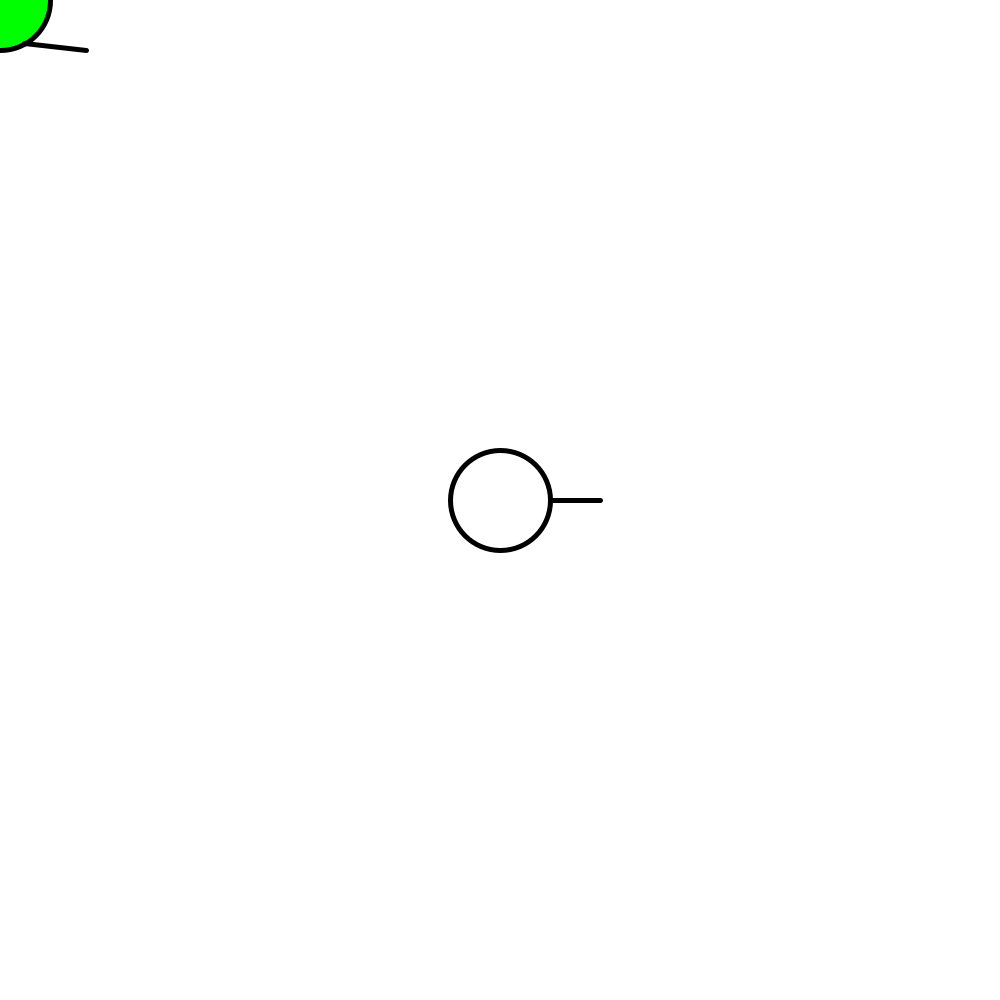
Frame 1 (no input)
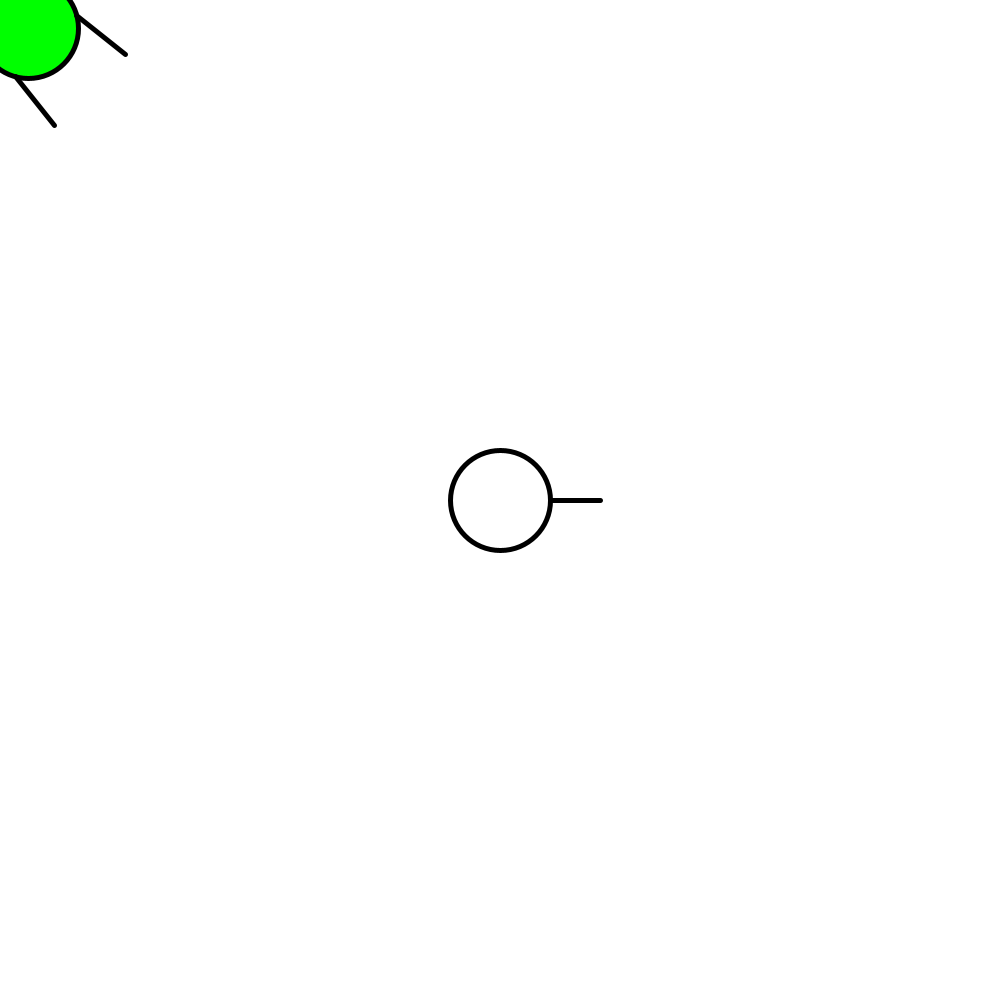
Frame 60 (the mouse pressed at the canvas centre just before this capture)
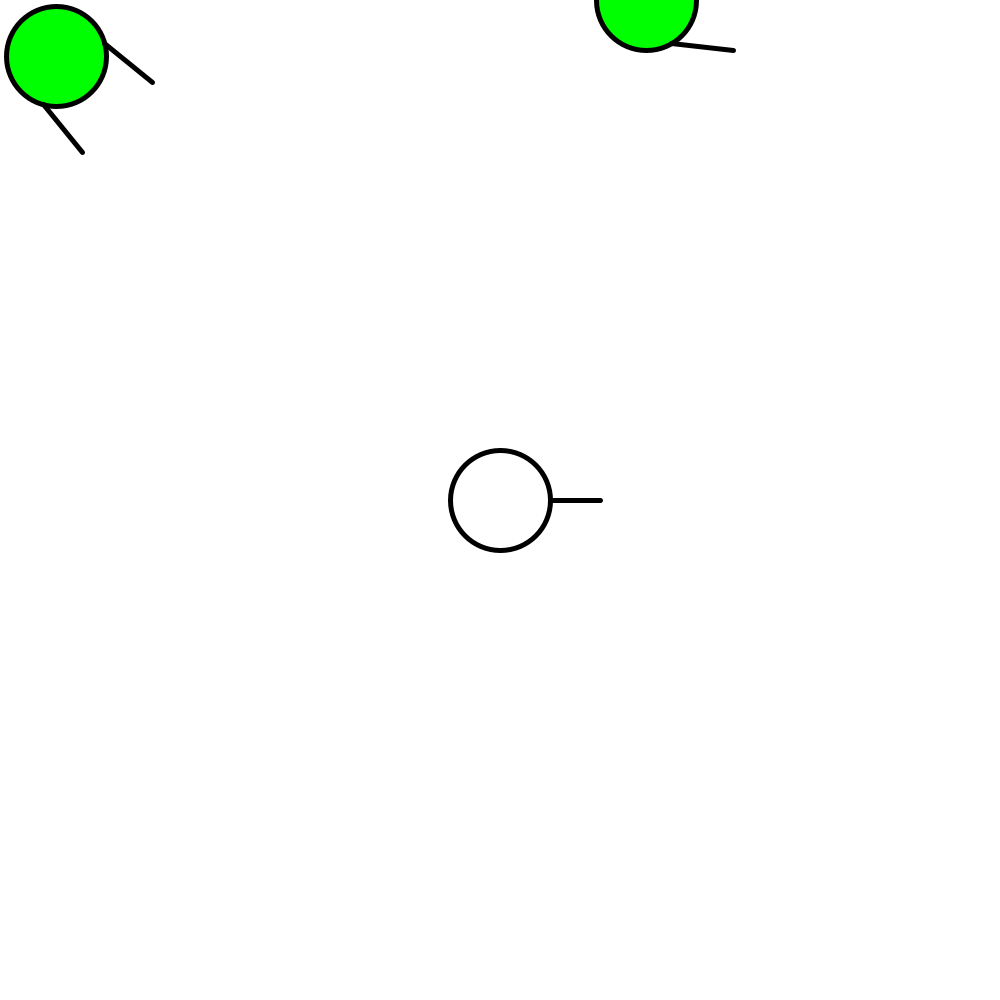
Frame 120 (the mouse held since frame 60 and released just before this capture)

The Processing sketch that drew these frames (run headless with seeded random() and noise(); from frame 60 on, the mouse is pressed at the canvas centre):

// Processing sketch: zombie_game
// ── zombie_game.pde
Shooter shooter; //set shooter as object of Shooter
Zombie[] zombie, zombieReserve;  //set zombie as object of Zombie
Bullet[] bullet, bulletReserve; //set bullet as object of bullet
int zombieCount;
  void setup() {
  size(1000, 1000);  //set size
  shooter = new Shooter(); //instance new shooter
  zombie = new Zombie[20];
  zombie[0] = new Zombie(0, 0); //instance new Zombie
  zombieCount = 1;
  zombieReserve = new Zombie[20];
  bulletReserve = new Bullet[1000];
  bullet = new Bullet[1000];  //create empty bullet array
}

void draw() {
  background(255);  //draw white bg
  shooter.draw();   //draw shooter
  if (frameCount%120==0 && zombieCount<20){
    zombie[zombieCount] = new Zombie(random(0,width),0);
    zombieCount += 1; 
  }
  for (int i=zombieCount-1; i>=0; i--) {  //for loop in zombie was create
    zombie[i].draw();    //draw zombie
    zombie[i].move(shooter.getX(), shooter.getY()); //move to shooter
    zombie[i].die(i);
  }
}

public class Shooter {
  float positionX, positionY, size, direction, speed; //set attribute
  int bulletCount;

  Shooter() {
    bulletCount=0;  //count for bullet that was create
    positionX = width/2; //default x position
    positionY = height/2; //default y position
    direction = 0;  // set direction as default
    size = 100; //default size
    speed=2; //default speed of shooter
  }


  public void draw() {
    if (keyPressed) {  //if key Pressed
      if (key == 'w' || key == 'W') {   //w make it forward
        this.move(1, 0);
      } else if (key == 's' || key == 'S') {  //s make it backward
        this.move(-1, 0);
      } else if (key == 'd' || key == 'D') {  //d make it turn right
        this.move(0, 1);
      } else if (key == 'a' || key == 'A') {  //a make it turn left
        this.move(0, -1);
      } else if (key == ' ' && frameCount%5==0) {
        bullet[bulletCount] = new Bullet(positionX+cos(direction)*size, positionY+sin(direction)*size, direction); //create new bullet
        bulletCount += 1; //count bullet
      }
    }

    for (int i=bulletCount-1; i>=0; i--) {  //for loop in bullet was create
      bullet[i].drawBullet(i); //draw each bullet

      /*if (frameCount%300==0) {       //reset bullet after time
        bullet = new Bullet[1000];
        bulletCount = 0;
        break;
      }*/
    }
    strokeWeight(5); //increase stoke size
    fill(255); //fill color with white
    ellipse(positionX, positionY, size, size);  //draw shooter
    line(positionX+cos(direction)*size/2, positionY+sin(direction)*size/2, positionX+cos(direction)*size, positionY+sin(direction)*size);
  }

  public void move(int move, int turn) {
    float newRadius = turn*2*PI/360;  //turn degree to radius
    direction = direction+newRadius;  //move from input
    positionX+= cos(direction)*move*speed;
    positionY+= sin(direction)*move*speed;
  }

  public float getX() {  //getter method
    return positionX;
  }
  public float getY() {  //getter method
    return positionY;
  }
  public float getDirection() {  //getter method
    return direction;
  }
  public int getBullet(){
    return bulletCount;
  }
  public void setBullet(int newBullet){
    bulletCount = newBullet;
  }
}

public class Bullet {
  float positionX, positionY, speed, move, direction; //set attribute

  Bullet(float x, float y, float direct) { //set start point and direction
    positionX = x;
    positionY = y;
    direction = direct;
    move=0;
    speed=5;
  }

  public void drawBullet(int bulletNumber) {
    //draw from attribute
    line(positionX+cos(direction)*(move+10), positionY+sin(direction)*(move+10), positionX+cos(direction)*(move+20), positionY+sin(direction)*(move+20));
    move+=speed;  //update move from speed
    if (positionX+cos(direction)*(move+20) < 0 || positionX+cos(direction)*(move+20) > width){
      if (bulletNumber < shooter.getBullet()){
        arraycopy(bullet, bulletNumber+1, bullet, bulletNumber, shooter.getBullet()-(bulletNumber+1));
        bullet =(Bullet[]) shorten(bullet);
        shooter.setBullet(shooter.getBullet()-1);
      }
      else{
        bullet =(Bullet[]) shorten(bullet);
        shooter.setBullet(shooter.getBullet()-1);
      }
      arraycopy(bullet, bulletReserve);
      bullet = new Bullet[1000];
      arraycopy(bulletReserve, bullet);
    }
    else if (positionY+sin(direction)*(move+20) < 0 || positionY+sin(direction)*(move+20) > height){
      if (bulletNumber < shooter.getBullet()){
        arraycopy(bullet, bulletNumber+1, bullet, bulletNumber, shooter.getBullet()-(bulletNumber+1));
        bullet =(Bullet[]) shorten(bullet);
        shooter.setBullet(shooter.getBullet()-1);
      }
      else{
        bullet =(Bullet[]) shorten(bullet);
        shooter.setBullet(shooter.getBullet()-1);
      }
      arraycopy(bullet, bulletReserve);
      bullet = new Bullet[1000];
      arraycopy(bulletReserve, bullet);
    }
  }
  
  public float getX() {  //getter method
    return positionX+cos(direction)*(move+10);
  }
  public float getY() {  //getter method
    return positionY+sin(direction)*(move+10);
  }
}

public class Zombie {
  float positionX, positionY, size, speed, zeta;
  Zombie() { //default constructor
    positionX = width/2;
    positionY = height/2;
    size = 100;
    zeta=0;
    speed = 0.005;
  }
  Zombie(float x, float y) {
    positionX = x;
    positionY = y;
    size=100;
    zeta=0;
    speed=0.001;
  }
  Zombie(float x, float y, float zombieSize, float speedInput) {  //set all attribue
    positionX = x;
    positionY = y;
    size = zombieSize;
    zeta=0;
    speed = speedInput;
  }
  public void draw() {

    fill(0, 255, 0);
    ellipse(positionX, positionY, size, size);
    line(positionX+cos(zeta-PI/3)*size/2, positionY+sin(zeta-PI/3)*size/2, positionX+cos(zeta-PI/6)*size, positionY+sin(zeta-PI/6)*size);
    line(positionX+cos(zeta+PI/3)*size/2, positionY+sin(zeta+PI/3)*size/2, positionX+cos(zeta+PI/6)*size, positionY+sin(zeta+PI/6)*size);
    //draw zombie and arm
  }
  public void move(float x, float y) {
    float targetX = x;
    float targetY = y;
    float distanceX = targetX-positionX; //find distance
    float distanceY = targetY-positionY;
    positionX += distanceX*speed;   //update position form distance and speed
    positionY += distanceY*speed;
    zeta = atan(distanceY/distanceX); //update new angle
    if (targetX<positionX && targetY>positionY){
      zeta += PI;
    }
    else if (targetX<positionX && targetY < positionY){
      zeta -= PI;
    }
  }
  
  public void die(int zombieNumber){
    for (int i=0; i<shooter.getBullet(); i++) {  //for loop in bullet was create
      float dis = dist(bullet[i].getX(), bullet[i].getY(), positionX, positionY); //distance between head of bullet and center of each zombie 
      if (dis < size/2){ //if distance  not over radius  means bullet hit zombie
        if (i < zombie.length-1){
          arraycopy(zombie, zombieNumber+1, zombie, zombieNumber, zombie.length-(zombieNumber+1));  //move i object to most right array
          zombie =(Zombie[]) shorten(zombie);       //remove most right object
          zombieCount-=1;
          if (i < bullet.length-1){
            arraycopy(bullet, i+1, bullet, i, shooter.getBullet()-(i+1));
            bullet =(Bullet[]) shorten(bullet);
            shooter.setBullet(shooter.getBullet()-1);
          }
          else{
            bullet =(Bullet[]) shorten(bullet);
            shooter.setBullet(shooter.getBullet()-1);
          }
        }
        else{
          zombie =(Zombie[]) shorten(zombie);
          zombieCount-=1;
          if (i < bullet.length-1){
            arraycopy(bullet, i+1, bullet, i, shooter.getBullet()-(i+1));
            bullet =(Bullet[]) shorten(bullet);
            shooter.setBullet(shooter.getBullet()-1);
          }
          else{
            bullet =(Bullet[]) shorten(bullet);
            shooter.setBullet(shooter.getBullet()-1);
          }
        }
        arraycopy(zombie, zombieReserve);
        zombie = new Zombie[20];
        arraycopy(zombieReserve, zombie);
        break;
      }
    }
  }
}
